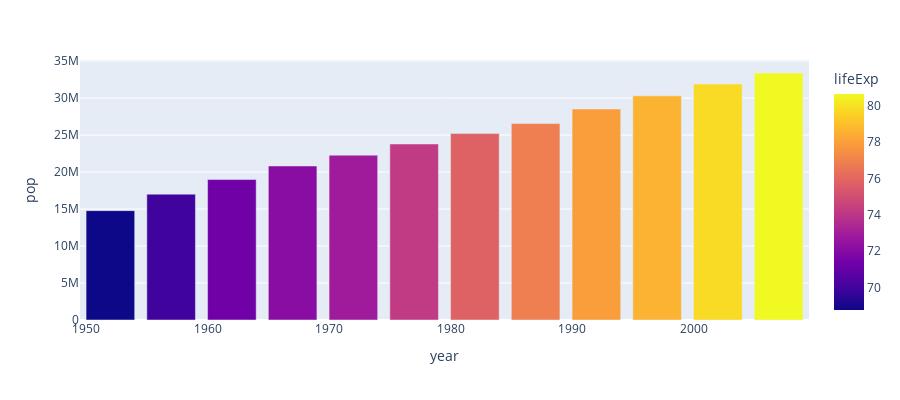

The notebook cell saved with this chart:
### Code cell
fig = px.bar(data_canada, x='year', y='pop',
             hover_data=['lifeExp', 'gdpPercap'], color='lifeExp', height=400)
fig.show()

### Figure 1 — Plotly figure (JSON) as saved in the notebook; plotly's stock layout.template omitted (floating-point values rounded to 4 significant figures)
{"data": [{"alignmentgroup": "True", "customdata": [[68.75, 11370.0], [69.96, 12490.0], [71.3, 13460.0], [72.13, 16080.0], [72.88, 18970.0], [74.21, 22090.0], [75.76, 22900.0], [76.86, 26630.0], [77.95, 26340.0], [78.61, 28950.0], [79.77, 33330.0], [80.65, 36320.0]], "hovertemplate": "year=%{x}<br>pop=%{y}<br>lifeExp=%{marker.color}<br>gdpPercap=%{customdata[1]}<extra></extra>", "legendgroup": "", "marker": {"color": [68.75, 69.96, 71.3, 72.13, 72.88, 74.21, 75.76, 76.86, 77.95, 78.61, 79.77, 80.65], "coloraxis": "coloraxis"}, "name": "", "offsetgroup": "", "orientation": "v", "showlegend": false, "textposition": "auto", "type": "bar", "x": [1952, 1957, 1962, 1967, 1972, 1977, 1982, 1987, 1992, 1997, 2002, 2007], "xaxis": "x", "y": [14785584, 17010154, 18985849, 20819767, 22284500, 23796400, 25201900, 26549700, 28523502, 30305843, 31902268, 33390141], "yaxis": "y"}], "layout": {"barmode": "relative", "coloraxis": {"colorbar": {"title": {"text": "lifeExp"}}, "colorscale": [[0, "#0d0887"], [0.1111, "#46039f"], [0.2222, "#7201a8"], [0.3333, "#9c179e"], [0.4444, "#bd3786"], [0.5556, "#d8576b"], [0.6667, "#ed7953"], [0.7778, "#fb9f3a"], [0.8889, "#fdca26"], [1, "#f0f921"]]}, "height": 400, "legend": {"tracegroupgap": 0}, "margin": {"t": 60}, "xaxis": {"anchor": "y", "domain": [0, 1], "title": {"text": "year"}}, "yaxis": {"anchor": "x", "domain": [0, 1], "title": {"text": "pop"}}}}
